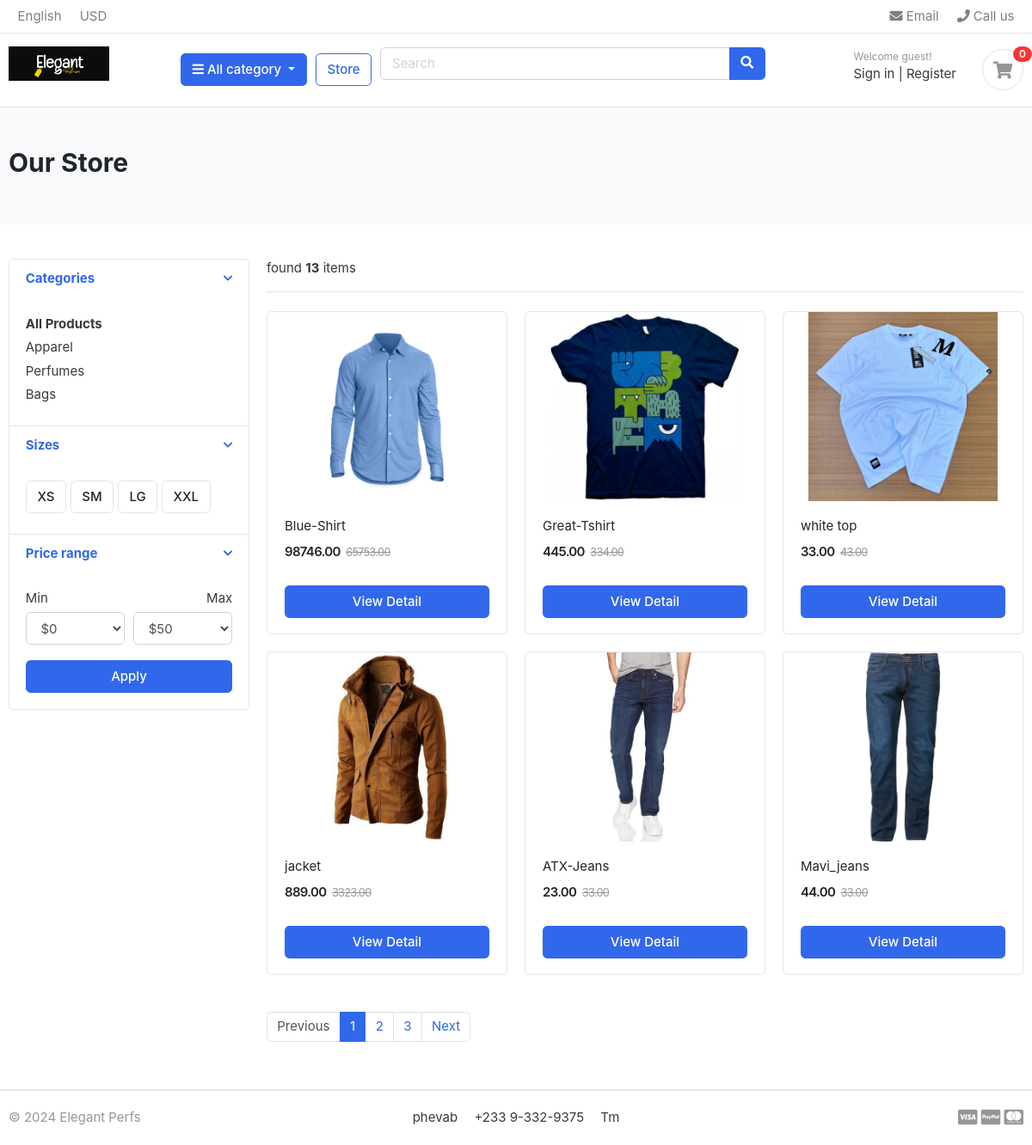
Screenshot of /store/category/shirt/ with the database file from the repository.
### category/models.py (models this page shows, shortened)
class Category(models.Model):
    category_name = models.CharField(max_length=50, unique=True)
    slug  = models.SlugField(max_length=50, unique=True)
    description  = models.TextField(max_length=255, blank=True)
    cat_image  = models.ImageField(upload_to='photos/categories', blank=True)
    class Meta:
        verbose_name='category'
        verbose_name_plural='categories'
    def get_url(self):
        return reverse('products_by_category',args=[self.slug])

### store/models.py (models this page shows, shortened)
class Product(models.Model):
    product_name = models.CharField(max_length=200, unique=True)
    slug = models.SlugField(max_length=200, unique=True)
    description = models.TextField(max_length=200, unique=True)
    price = MoneyField(max_digits=10, decimal_places=2, default_currency='GHC')
    old_price = MoneyField(max_digits=10, decimal_places=2, default_currency='GHC')
    images = models.ImageField(upload_to='photos/products')
    is_available = models.BooleanField(default=True)
    category = models.ForeignKey(Category, on_delete=models.CASCADE )
    stock = models.PositiveIntegerField(default=0)
    created_date = models.DateTimeField(auto_now_add=True)
    modified_date = models.DateTimeField(auto_now=True)
    def get_url(self):
        return reverse('product_detail', args=[self.category.slug, self.slug])

### store/views.py (the view)
# urls.py: path('store/', include('store.urls')),
def store(request, category_slug=None):
    categories = None
    products = None
    if category_slug != None:
        categories = get_object_or_404(Category, slug=category_slug)
        products = Product.objects.filter(category=categories, is_available=True)
        paginator = Paginator(products, 6)
        page = request.GET.get('page')
        paged_products =paginator.get_page(page)
        product_count = products.count()
    else:
        products = Product.objects.all().filter(is_available=True).order_by('id')
        paginator = Paginator(products, 6)
        page = request.GET.get('page')
        paged_products =paginator.get_page(page)
        product_count = products.count()
    context = {
        'products': paged_products,
        'product_count' : product_count,
    }
    return render(request, 'store.html', context)

### carts/context_processors.py (called while the page is built)
def counter(request):
    cart_count = 0
    if 'admin' in request.path:
        return{}
    else:
        try:
            cart = Cart.objects.filter(cart_id = _cart_id(request))
            cart_items = CartItem.objects.all().filter(cart=cart[:1])
            for cart_item in cart_items:
                cart_count = cart_count + cart_item.quantity
        except Cart.DoesNotExist:
            cart_count = 0
    return dict(cart_count=cart_count)

### carts/views.py (called while the page is built)
def _cart_id(request):
    cart = request.session.session_key
    if not cart:
        cart = request.session.create()
    return cart

### category/context_processors.py (called while the page is built)
def menu_links(request):
    links = Category.objects.all()
    return dict(links=links)

### templates/store.html (shortened to what this page needs)
{% extends 'base.html' %}
{% load static %}
{% block content %}
    <section class="section-pagetop bg">
      <div class="container">
        {% if 'search' in request.path %}
         <h2 class="title-page">Search Result</h2>
        {% else %}
          <h2 class="title-page">Our Store</h2>
        {% endif %}
      </div>
    </section>
    <section class="section-content padding-y">
      <div class="container">
        <div class="row">
          <aside class="col-md-3">
            <div class="card">
              <article class="filter-group">
                <header class="card-header">
                  <a
                    href="#"
                    data-toggle="collapse"
                    data-target="#collapse_1"
                    aria-expanded="true"
                    class=""
                  >
                    <i class="icon-control fa fa-chevron-down"></i>
                    <h6 class="title">Categories</h6>
                  </a>
                </header>
                <div
                  class="filter-content collapse show"
                  id="collapse_1"
                >
                  <div class="card-body">
                    <ul class="list-menu">
                      <li><a href="{%url 'store'%}"><b> All Products </b></a></li>
                      {% for category in links %}
                      <li><a href="{{category.get_url}}">{{category.category_name}} </a></li>
                      {% endfor %}
                    </ul>
                  </div>
                </div>
              </article>
              <article class="filter-group">
                <header class="card-header">
                  <a
                    href="#"
                    data-toggle="collapse"
                    data-target="#collapse_4"
                    aria-expanded="true"
                    class=""
                  >
                    <i class="icon-control fa fa-chevron-down"></i>
                    <h6 class="title">Sizes</h6>
                  </a>
                </header>
                <div
                  class="filter-content collapse show"
                  id="collapse_4"
                >
                  <div class="card-body">
                    <label class="checkbox-btn">
                      <span class="btn btn-light"> XS </span>
                    </label>
                    <label class="checkbox-btn">
                      <span class="btn btn-light"> SM </span>
                    </label>
                    <label class="checkbox-btn">
                      <span class="btn btn-light"> LG </span>
                    </label>
                    <label class="checkbox-btn">
                      <span class="btn btn-light"> XXL </span>
                    </label>
                  </div>
                </div>
              </article>
              <article class="filter-group">
                <header class="card-header">
                  <a
                    href="#"
                    data-toggle="collapse"
                    data-target="#collapse_3"
                    aria-expanded="true"
                    class=""
                  >
                    <i class="icon-control fa fa-chevron-down"></i>
                    <h6 class="title">Price range</h6>
                  </a>
                </header>
                <div
                  class="filter-content collapse show"
                  id="collapse_3"
                >
                  <div class="card-body">
                    <div class="form-row">
                      <div class="form-group col-md-6">
                        <label>Min</label>
                        <select class="mr-2 form-control">
                          <option value="0">$0</option>
                        </select>
                      </div>
                      <div class="form-group text-right col-md-6">
                        <label>Max</label>
                        <select class="mr-2 form-control">
                          <option value="50">$50</option>
                        </select>
                      </div>
                    </div>
                    <button class="btn btn-block btn-primary">Apply</button>
                  </div>
                </div>
              </article>
            </div>
          </aside>
          <main class="col-md-9">
            <header class="border-bottom mb-4 pb-3">
              <div class="form-inline">
                {% if product_count > 1 %}
                <span class="mr-md-auto">found <b>{{product_count}}</b> items </span>
                {% elif product_count == 1  %}
                <span class="mr-md-auto"> 1 item found </span>
                {% else %}
                <span class="mr-md-auto">no item found </span>
                {% endif %}
              </div>
            </header>
            <div class="row">
              {% if products %}
              {% for product in products  %}
              <div class="col-md-4">
                <figure class="card card-product-grid">
                  <div class="img-wrap">
                    <a href="{{product.get_url}}">
                    <img src="{{ product.images.url}}" />
                    </a>
                  </div>
                  <figcaption class="info-wrap">
                    <div class="fix-height">
                      <a href="{{product.get_url}}" class="title"
                        >{{ product.product_name}}</a
                      >
                      <div class="price-wrap mt-2">
                        <span class="price">{{ product.price}}</span>
                        <del class="price-old">{{ product.old_price}}</del>
                      </div>
                    </div>
                    <a href="{{ product.get_url }}" class="btn btn-block btn-primary"
                      >View Detail
                    </a>
                  </figcaption>
                </figure>
              </div>
              {% endfor %}
              {% else %}
                  <div style="text-align: center; position: absolute; top: 50%; left: 50%; transform: translate(-50%, -50%);">
                      <h2><em>No Result Found. </em>😞</h2>
                  </div>
              {% endif %}
            </div>
            <nav class="mt-4" aria-label="Page navigation sample">
              {% if products.has_other_pages  %}
              <ul class="pagination">
                {% if products.has_previous %}
                <li class="page-item">
                  <a class="page-link" href="?page={{products.previous_page_number}}">Previous</a>
                </li>
                {% else %}
                <li class="page-item disabled">
                  <a class="page-link" href="#">Previous</a>
                </li>
                {% endif %}
                {% for i in products.paginator.page_range %}
                {% if products.number == i %}
                  <li class="page-item active"><a class="page-link" href="#">{{i}}</a></li>
                  {% else %}
                  <li class="page-item "><a class="page-link" href="?page={{i}}">{{i}}</a></li>
                  {% endif %}
                {% endfor %}
                 {% if products.has_next %}
                <li class="page-item"><a class="page-link" href="?page={{products.next_page_number}}">Next</a></li>
                  {% else %}
                  <li class="page-item disabled"><a class="page-link" href="#">Next</a></li>
                  {% endif %}
              </ul>
               {% endif %}
            </nav>
          </main>
        </div>
      </div>
    </section>
{% endblock %}

### static/css/ui.css (style rules this page uses)
html { font-family: "Inter", sans-serif; font-size: 15px; }
.img-wrap { text-align: center; display: block; }
.img-wrap img { max-width: 100%; }
.price-wrap { letter-spacing: -0.7px; }
.padding-y { padding-top: 40px; padding-bottom: 40px; }
figure { margin-bottom: 0; }
article:after, .form-group:after { display: block; clear: both; content: ""; }
.bg { background-color: #f8f9fa; }
.title-page { color: #212529; }
.btn-light { background-color: #fff; border-color: #e4e4e4; }
[class*=list-] li:after { visibility: hidden; display: block; content: ""; overflow: hidden; height: 0; clear: both; }
.list-menu { list-style: none; margin: 0; padding-left: 0; }
.list-menu li { margin-bottom: 5px; }
.list-menu a { color: #343a40; }
[class*=card-product] a.title { color: #212529; display: block; }
[class*=card-product] .img-wrap { overflow: hidden; position: relative; }
[class*=card-product] .img-wrap img { height: 100%; max-width: 100%; width: auto; display: inline-block; -o-object-fit: cover; object-fit: cover; }
.card-product-grid { margin-bottom: 20px; }
.card-product-grid .img-wrap { border-radius: 0.2rem 0.2rem 0 0; height: 220px; }
.card-product-grid .info-wrap { overflow: hidden; padding: 18px 20px; }
.card-product-grid .fix-height { height: 80px; overflow: hidden; }
.card .img-wrap { overflow: hidden; }
.price { font-weight: 600; color: #212529; }
.price-old { color: #969696; margin-left: 3px; font-size: 85%; }
.icon-control { margin-top: 5px; float: right; font-size: 80%; }
.card-header .title { margin-bottom: 0; line-height: 1.5; }
.filter-group { border-bottom: 1px solid #e4e4e4; }
.filter-group .card-header { border-bottom: 0; }
.filter-group:last-child { border-bottom: 0; }
.checkbox-btn { position: relative; }
.section-pagetop { padding: 45px 0; }

### rows the page displays
Category: category_name "Apparel"
Category: category_name "Perfumes"
Category: category_name "Bags"
Product: images (picture), product_name "Blue-Shirt", price "98746.00", old_price "65753.00"
Product: images (picture), product_name "Great-Tshirt", price "445.00", old_price "334.00"
Product: images (picture), product_name "white top", price "33.00", old_price "43.00"
Product: images (picture), product_name "jacket", price "889.00", old_price "3323.00"
Product: images (picture), product_name "ATX-Jeans", price "23.00", old_price "33.00"
Product: images (picture), product_name "Mavi_jeans", price "44.00", old_price "33.00"

### other values shown
{{ cart_count }} "0"
{{ product_count }} "13"
{{ i }} "1"
{{ i }} "2" "3"
